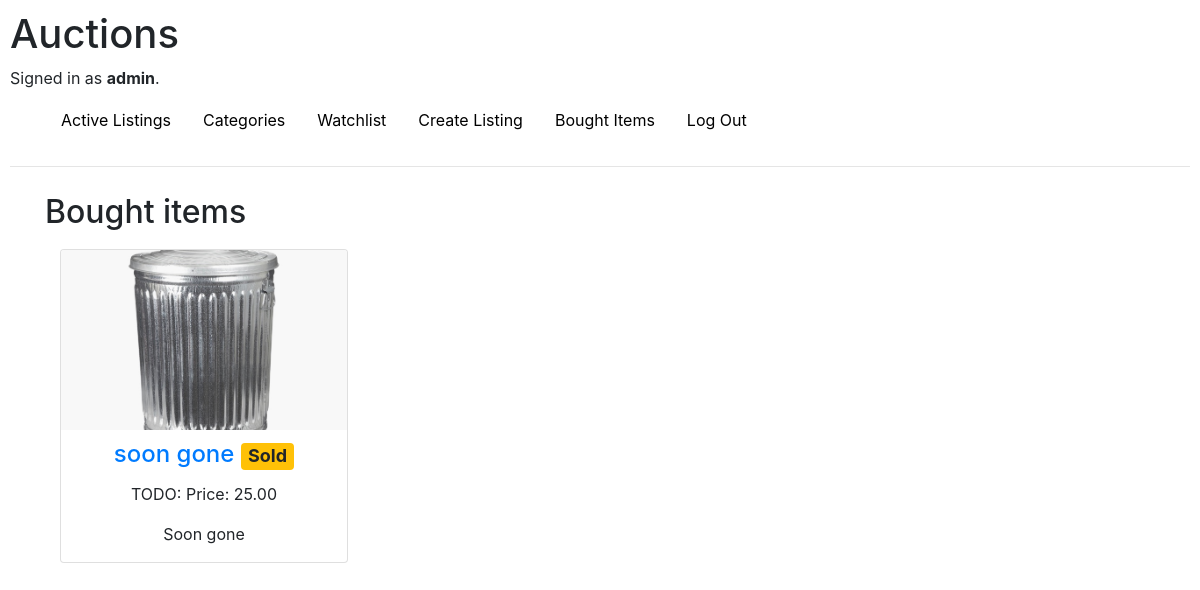
/boughtlist (signed in), run on an earlier commit of the app's database.
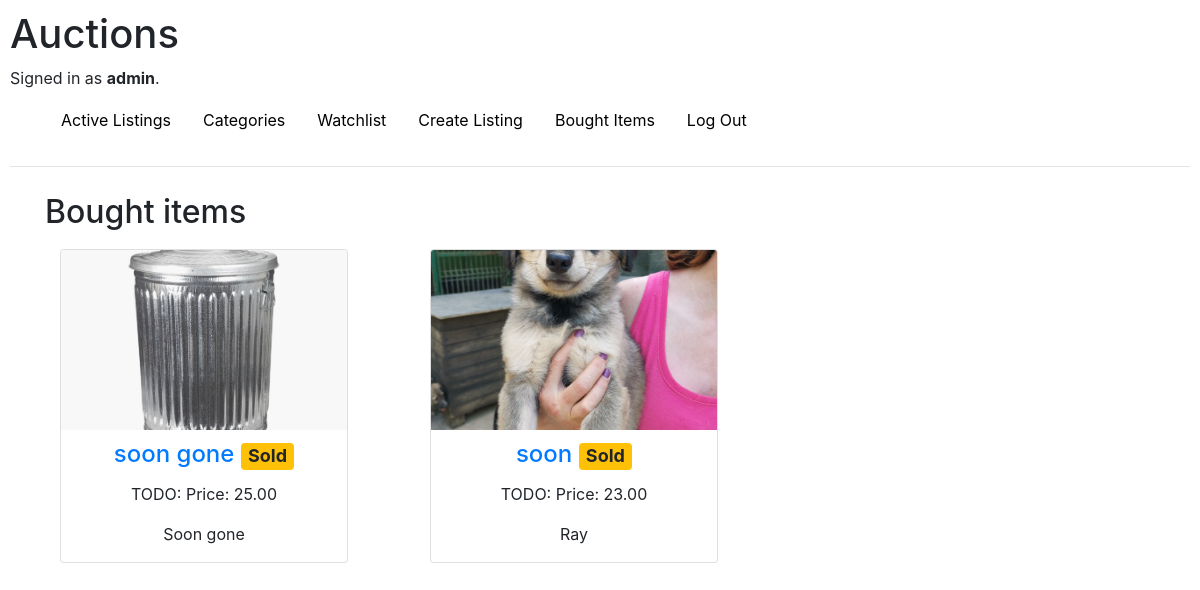
And on a later commit of the database.
### auctions/models.py (models this page shows)
class Bought(models.Model):
    user = models.ForeignKey(User, on_delete=models.CASCADE, related_name="buyer")
    product = models.ForeignKey(Listing, on_delete=models.CASCADE)
    date = models.DateTimeField(default=datetime.now, blank=True)

class Listing(models.Model):
    CATEGORIES = [
        ("NONE", "None"),
        ("ELECTRONICS", "Electronics"),
        ("ART", "Art"),
        ("CLOTHING", "Clothing"),
        ("TOYS", "Toys"),
        ("BOOKS, MOVIES, MUSIC", "Books, Movies, Music"),
        ("HEALTH, BEAUTY", "Health, Beauty"),
        ("PET SUPPLIES", "Pet Supplies")
    ]
    title = models.CharField(max_length=100)
    category = models.CharField(choices=CATEGORIES, default="NONE", max_length=25)
    description = models.CharField(max_length=500)
    price = models.DecimalField(max_digits=10, decimal_places=2)
    date = models.DateTimeField(default=datetime.now, blank=True)
    date_end = models.DateTimeField(default=datetime.now) # TODO: hacky fix
    active = models.BooleanField(default=True)
    user = models.ForeignKey(User, on_delete=models.CASCADE, related_name="lister")
    img = models.ImageField(upload_to="images", default=None, blank=True)

### auctions/views.py (the view)
# urls.py: path("boughtlist", views.boughtlist, name="boughtlist"),
def boughtlist(request):
    items = Bought.objects.filter(user=request.user)
    return render(request, "auctions/boughtlist.html", {
        "items": items
    })

### auctions/templates/auctions/boughtlist.html
{% extends "auctions/layout.html" %}
{% block body %}
<div class="container">
    <h2>Bought items</h2>
    <div class="container text-center justify-center">
        <div class="row row-cols-1 row-cols-md-2 row-cols-lg-3">
        {% if items %}
        {% for item in items %}
            <div class="col mb-5">
                <div class="card">
                    <a href="{% url 'auctions:item' id=item.product.id %}">
                        {% if item.product.img %}
                        <img class="card-img-top" src="{{ item.product.img.url }}" alt="Image" height="120px">
                        {% else %}
                        <img class="card-img-top" src="/media/images/placeholder.svg" alt="Image" height="120px">
                        {% endif %}
                    </a>
                    <h4 class="card-title"><a href="{% url 'auctions:item' id=item.product.id %}">{{ item.product.title }}</a>
                        <span class="badge bg-warning">Sold</span></h4>
                    <p>TODO: Price: {{ item.product.price }}</p>
                    <p>{{ item.product.description }}</p>
                </div>
            </div>
        {% endfor %}
        {% else %}
        <p>You have not bought any items yet.</p>
        {% endif %}
        </div>
    </div>
</div>
{% endblock %}

What changed in the data, as far as the page shows it:
added Bought: product.img (picture), product "soon", product.price "23.00", product.description "Ray"
